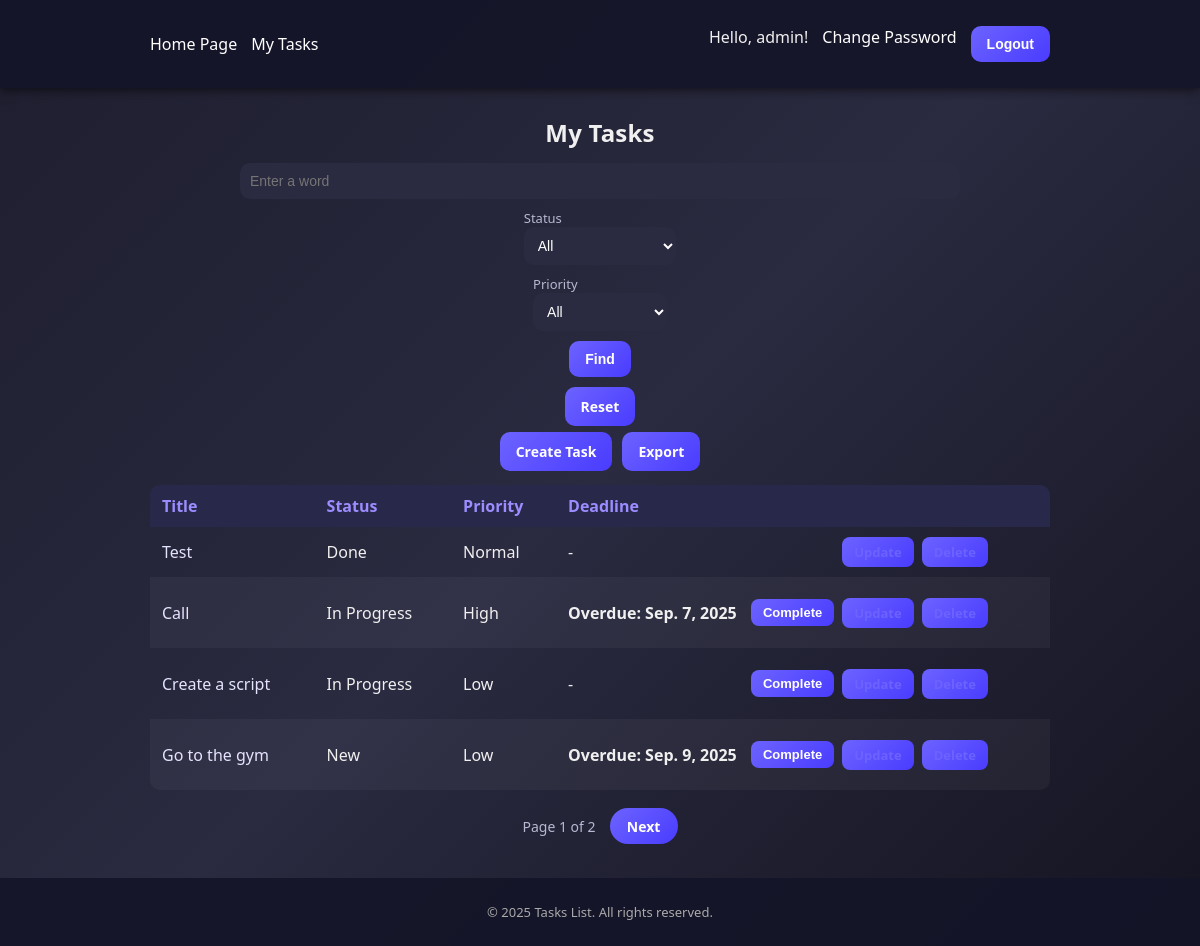
Page /tasks/ (signed in) on the earlier database version.
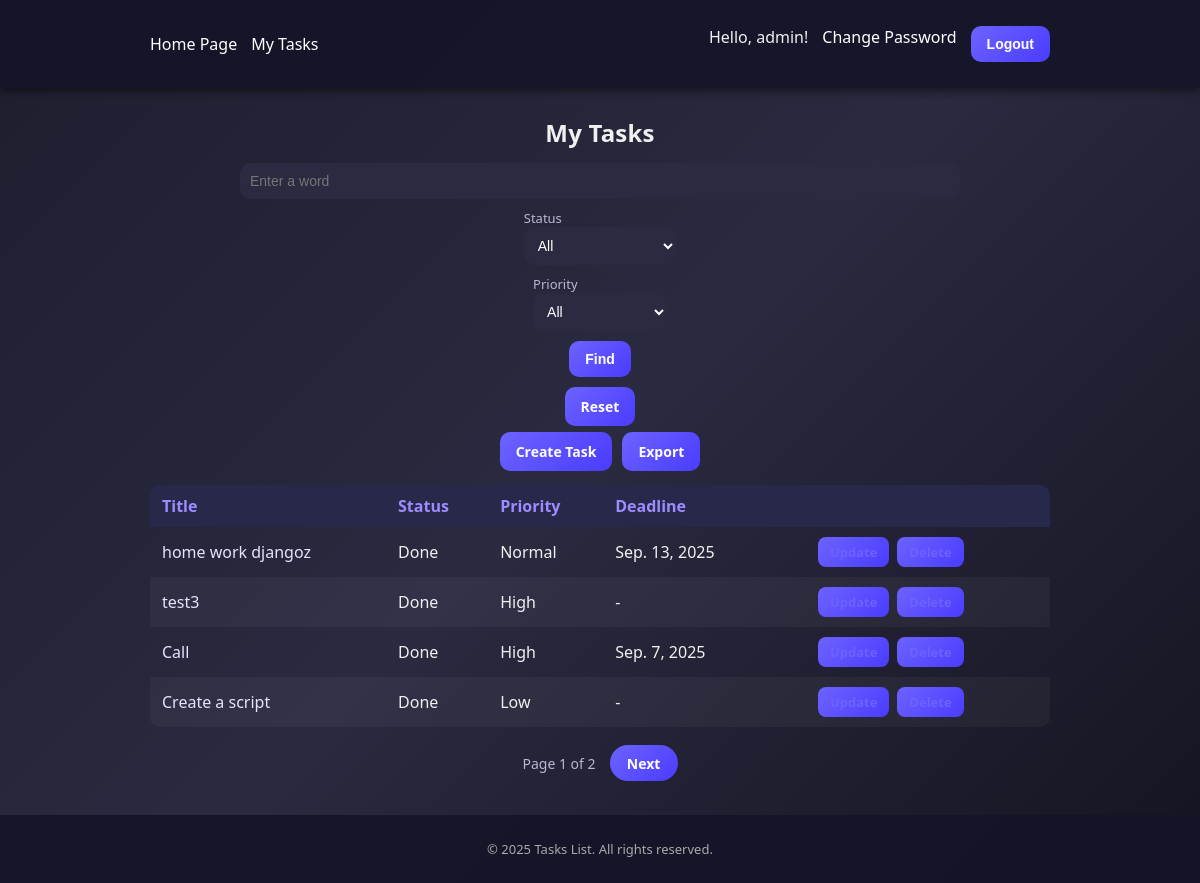
Same page on the later database version.
### tasks/models.py (models this page shows, shortened)
class Task(models.Model):
    class Status(models.TextChoices):
        NEW='new','New'
        IN_PROGRESS='in_progress','In progress'
        DONE='done','Done'
    class Priority(models.IntegerChoices):
        LOW=1,'Low'
        NORMAL=2,'Normal'
        HIGH=3,'High'
    owner=models.ForeignKey(User,on_delete=models.CASCADE,related_name='tasks')
    title=models.CharField(max_length=120)
    description=models.TextField(blank=True)
    status=models.CharField(max_length=20,choices=Status,default=Status.NEW)
    priority=models.IntegerField(choices=Priority,default=Priority.NORMAL)
    due_date=models.DateField(null=True,blank=True)
    completed_at=models.DateTimeField(null=True,blank=True)
    tags=models.ManyToManyField(Tag,blank=True,related_name='tasks')
    created_at=models.DateTimeField(auto_now_add=True)
    updated_at=models.DateTimeField(auto_now=True)
    def is_overdue(self) -> bool:
        return (
            self.status != self.Status.DONE
            and self.due_date is not None
            and timezone.localdate() > self.due_date
        )

### tasks/views.py (the view)
# urls.py: path('',TaskListView.as_view(),name='list'),
class TaskListView(OwnerQuerysetMixin,ListView):
    model = Task
    template_name = 'tasks/list.html'
    context_object_name = 'tasks'
    paginate_by = 4
    def get_queryset(self):
        base=super().get_queryset()
        return filtered_tasks_qs(self.request,base)

### tasks/views.py (called while the page is built)
def filtered_tasks_qs(request,base_qs):
    qs=base_qs.select_related('owner').prefetch_related("tags")
    q=request.GET.get('q','').strip()
    if q:
        qs=qs.filter(title__icontains=q) | qs.filter(description__icontains=q)
    status=request.GET.get('status')
    valid_statuses={c[0] for c in Task.Status.choices}
    if status in valid_statuses:
        qs=qs.filter(status=status)
    priority = request.GET.get('priority')
    if priority and priority.isdigit() and int(priority) in {1,2,3}:
        qs=qs.filter(priority=int(priority))
    qs=qs.order_by('-created_at')
    return qs

    def get_queryset(self):
        qs=super().get_queryset()
        return qs.filter(owner=self.request.user)

### templates/tasks/list.html (shortened to what this page needs)
{% extends "base.html" %}
{% block content %}
<h2>My Tasks</h2>
<form method="get" class="inline-form">
  <input type="search" name="q" value="{{ request.GET.q }}" placeholder="Enter a word">
  <label>
    Status
    <select name="status">
      <option value="">All</option>
    </select>
  </label>
    <label>
    Priority
    <select name="priority">
      <option value="">All</option>
    </select>
  </label>
  <button type="submit" class="btn btn-sm">Find</button>
  <a href="{% url 'tasks:list' %}" class="btn btn-sm btn-secondary">Reset</a>
</form>
<div class="btn-group">
  <a href="{% url 'tasks:create' %}" class="btn btn-success">Create Task</a>
  <a href="{% url 'tasks:export' %}?{{request.GET.urlencode}}" class="btn btn-success">Export</a>
</div>
<table>
  <thead>
    <tr>
      <th>Title</th><th>Status</th><th>Priority</th><th>Deadline</th><th></th>
    </tr>
  </thead>
  <tbody>
  {% for t in tasks %}
    <tr>
      <td class="table-title"><a href="{% url 'tasks:detail' t.pk %}">{{ t.title }}</a></td>
      <td>
        {% if t.status == 'new' %}New{% elif t.status == 'in_progress' %}In Progress{% else %}Done{% endif %}
      </td>
      <td>{% if t.priority == 1 %}Low{% elif t.priority == 2 %}Normal{% else %}High{% endif %}</td>
      <td>
        {% if t.due_date %}
          {% if t.is_overdue %}<strong>Overdue: {{ t.due_date|date:"M. j, Y" }}</strong>{% else %}{{ t.due_date|date:"M. j, Y" }}{% endif %}
        {% else %}-{% endif %}
      </td>
      <td class="actions">
        {% if t.status != 'done' %}
          <form method="post" action="{% url 'tasks:complete' t.pk %}">
            <button type="submit" class="btn btn-xs">Complete</button>
          </form>
        {% endif %}
        <a href="{% url 'tasks:edit' t.pk %}" class="btn btn-xs">Update</a>
        <a href="{% url 'tasks:delete' t.pk %}" class="btn btn-xs btn-danger">Delete</a>
      </td>
    </tr>
  {% empty %}
    <tr><td colspan="5" style="text-align:center; padding:18px;">No Tasks</td></tr>
  {% endfor %}
  </tbody>
</table>
{% if is_paginated %}
  <div class="pagination">
    <span>
      Page {{ page_obj.number }} of {{ paginator.num_pages }}
    </span>
    {% if page_obj.has_next %}
      <a href="?page={{ page_obj.next_page_number }}{% if request.GET.q %}&q={{ request.GET.q }}{% endif %}">Next</a>
    {% endif %}
  </div>
{% endif %}
{% endblock %}

### templates/base.html (shortened to what this page needs)
<!DOCTYPE html>
<html lang="en">
<head>
    {% load static %}
    <link rel="stylesheet" href="{% static 'css/styles.css' %}">
</head>
<body>
<header>
    <div class="container navbar">
        <ul class="links">
            <li><a href="{% url 'home' %}">Home Page</a></li>
            {% if user.is_authenticated %}
                <li><a href="{% url 'tasks:list' %}">My Tasks</a></li>
            {% endif %}
        </ul>
        <ul class="links">
            {% if user.is_authenticated %}
                <li class="user-greet">Hello, {{ user.username }}!</li>
                <li><a href="{% url 'password_change' %}">Change Password</a></li>
                <li>
                    <form action="{% url 'logout' %}" method="post" style="display:inline;">
                        <button type="submit" class="btn btn-sm">Logout</button>
                    </form>
                </li>
            {% else %}
                <li><a href="{% url 'login' %}" class="btn btn-sm">Login</a></li>
                <li><a href="{% url 'tasks:signup' %}" class="btn btn-sm">Register</a></li>
            {% endif %}
        </ul>
    </div>
</header>
<main class="page-container">
    {% block content %}{% endblock %}
</main>
<footer>
    <p>&copy; 2025 Tasks List. All rights reserved.</p>
</footer>
</body>
</html>

### static/css/styles.css (style rules this page uses)
:root { --bg-1:#1e1e2f; --bg-2:#2a2a40; --bg-3:#141421; --card:#2a2a40; --card-2:#28284a; --txt:#f0f0f0; --muted:#b9b8d3; --accent:#6c63ff; --accent-2:#4a3cff; --accent-3:#9d8cff; --danger:#ff5c7a; --ok:#32d46b; }
html,body { height:100% }
body { margin:0; font-family:"Segoe UI",Roboto,Arial,sans-serif; color:var(--txt); background: linear-gradient(135deg,var(--bg-1),var(--bg-2),var(--bg-3)); display:flex; flex-direction:column; }
.container, main, .page-container { max-width: 900px; width: 100%; margin: 0 auto; padding: 16px 20px; }
h1,h2 { margin: 12px auto 10px; font-weight:700; letter-spacing:.2px; text-align:center; }
header { background: rgba(20,20,40,.9); padding: 10px 0; box-shadow: 0 2px 10px rgba(0,0,0,.6); }
.navbar { display:flex; align-items:center; justify-content:space-between; gap: 12px; }
.navbar .links { display:flex; gap:14px; list-style:none; margin:0; padding:0; }
.navbar a { color:#fff; text-decoration:none; font-weight:500 }
table { width:100%; border-collapse:collapse; margin: 14px 0; overflow:hidden; border-radius:10px }
th,td { padding:10px 12px; text-align:left; }
th { background: var(--card-2); color: var(--accent-3); font-weight:700 }
tr:nth-child(even) { background: rgba(255,255,255,.04) }
a.btn, button.btn, .btn, button { display:inline-flex; align-items:center; justify-content:center; gap:8px; border:none; cursor:pointer; user-select:none; background: linear-gradient(135deg,var(--accent),var(--accent-2)); color:#fff; border-radius:10px; padding: 10px 16px; font-weight:600; font-size:14px; transition:.2s transform, .2s filter; }
.btn-sm { padding: 8px 12px; font-size:13px }
.btn-xs { padding: 6px 10px; font-size:12px; border-radius:8px }
.btn-secondary { background: #3a3a55 }
.btn-danger { background: linear-gradient(135deg,#ff6b8a,#ff3d66) }
.btn-success { background: linear-gradient(135deg,#3ee087,#19b561) }
form { max-width: 560px; margin: 12px auto; display: flex; flex-direction: column; gap: 12px; }
label { font-size:13px; color: var(--muted) }
input, select, textarea { width: 100%; padding: 10px; border: none; border-radius: 10px; background: #2a2a40; color: #fff; outline: none; transition:.2s background,.2s box-shadow,.2s transform; font-size:14px; }
.inline-form { display:flex; align-items:center; gap: 10px; max-width: 560px; margin: 10px auto; }
.inline-form input[type="text"], .inline-form input[type="search"] { flex: 1 1 auto; min-width: 240px; }
.inline-form .btn { flex: 0 0 auto; white-space:nowrap; }
.actions { display:flex; gap: 10px; align-items:center }
.actions .btn, .actions a { font-size:13px; padding: 6px 10px; border-radius:8px }
.actions a { color: var(--accent); }
footer { margin-top:auto; background: rgba(20,20,40,.9); text-align:center; padding: 12px; font-size:13px; color:#aaa; }
.inline-form { max-width:720px; margin:14px auto 6px; display:flex; gap:10px; align-items:center }
.inline-form input[type="search"], .inline-form input[type="text"] { flex:1 1 auto; min-width:260px }
.btn-group { display:flex; justify-content:center; gap:10px; margin:6px auto 14px }
a, a:visited { color:#c9c4ff; text-decoration:none }
.table-title a { color:#e6e3ff }
.actions { display:flex; justify-content:flex-end; gap:8px }
.actions .btn { padding:6px 12px; font-size:13px; border-radius:8px }
.pagination { margin: 18px auto; display: flex; justify-content: center; align-items: center; gap: 14px; font-size: 14px; color: #ccc; }
.pagination span { color: #b9b8d3; }
.pagination a { display: inline-flex; align-items: center; justify-content: center; min-width: 40px; height: 36px; padding: 0 14px; border-radius: 999px; background: linear-gradient(135deg, #6c63ff, #4a3cff); color: #fff; font-weight: 600; text-decoration: none; transition: 0.2s transform, 0.2s filter; }
table td:last-child { width:180px }

Differences in the rows shown:
removed Task: title "Test", status "Done", priority "Normal"
no longer on this page (row edited): Task: title "Go to the gym", status "New", priority "Low", due_date "Sep. 9, 2025"
added Task: title "home work djangoz", status "Done", priority "Normal", due_date "Sep. 13, 2025"
added Task: title "test3", status "Done", priority "High"
changed Task "Call": status "In Progress Overdue: Complete" → "Done"
changed Task "Create a script": status "In Progress Complete" → "Done"
